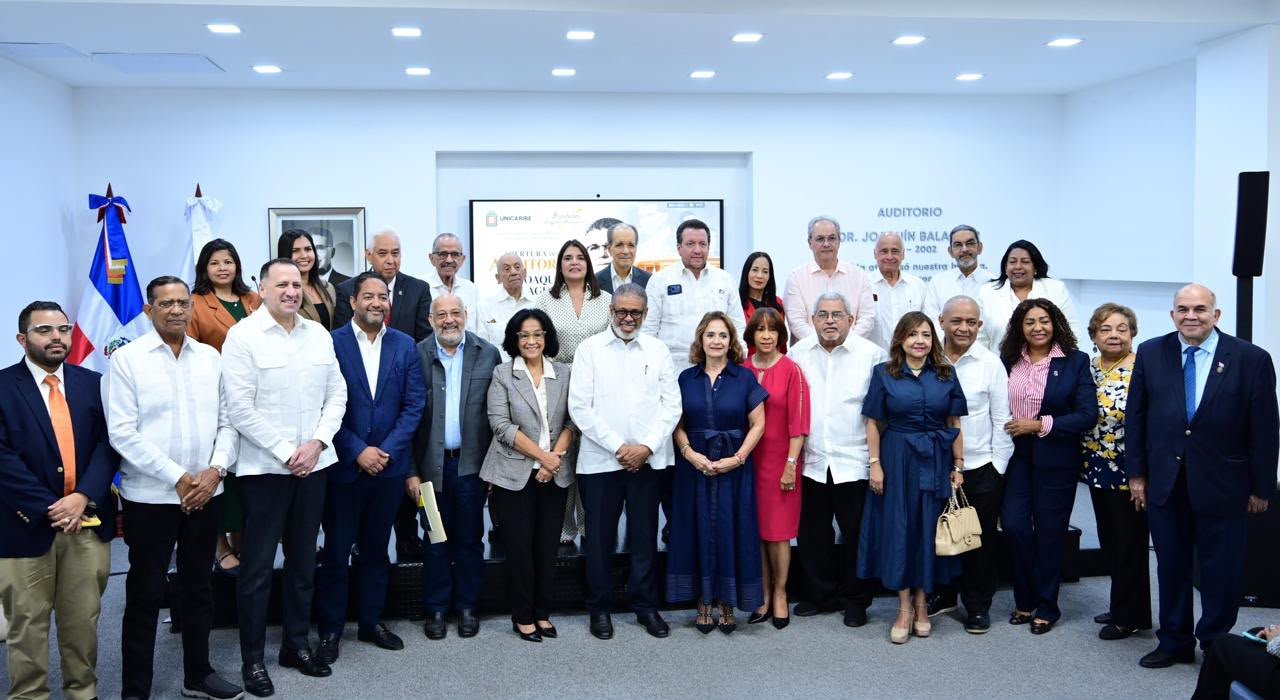
#> input picture muestras/unicaribe/foto-original.jpg, 1280 x 700 px
$ python generar_muestra.py
#> lines starting #> are read from the running program, lines starting #| are printed output that depends on the picture
from pathlib import Path
import subprocess,sys
from PIL import Image
ROOT=Path(__file__).resolve().parents[2]
HERE=Path(__file__).resolve().parent
TITLE='UNICARIBE inaugura Auditorio Dr. Joaqu\u00edn Balaguer: Reconoce su legado y contribuci\u00f3n al nacimiento de la universidad'
photo=Image.open(HERE/'foto-original.jpg').convert('RGB')
#> photo is the input picture: PIL image 1280x700 RGB; mean R, G, B 125.6, 136.1, 153.6
photo=photo.resize((1080,round(photo.height*1080/photo.width)),Image.Resampling.LANCZOS)
#> photo: PIL image 1080x591 RGB
canvas=Image.new('RGB',(1080,1350),(14,30,48))
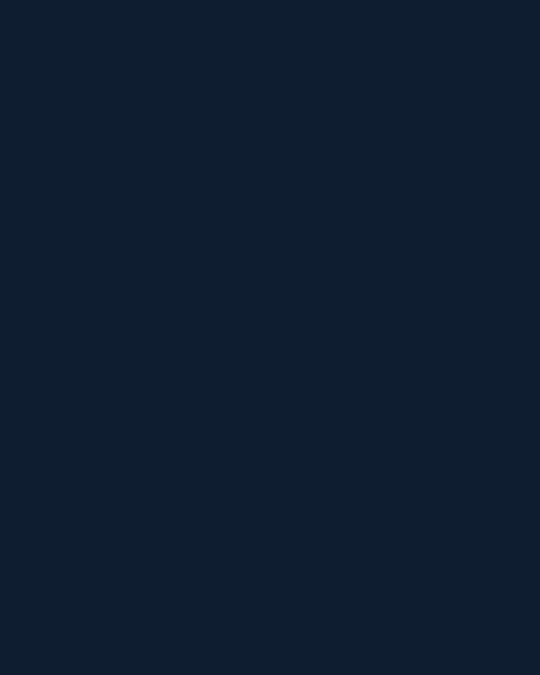
#> canvas: PIL image 1080x1350 RGB (shown at 1/2 size); mean R, G, B 14, 30, 48
canvas.paste(photo,(0,0))
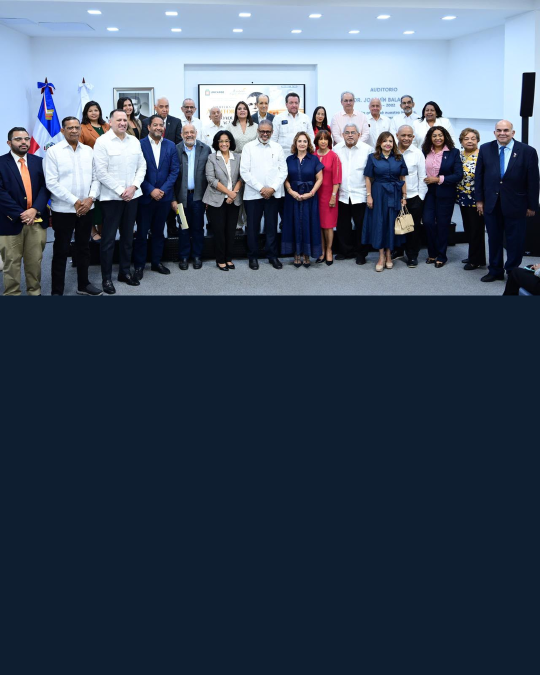
#> canvas: PIL image 1080x1350 RGB (shown at 1/2 size); mean R, G, B 62.8, 76.5, 94.2
canvas.save(HERE/'base-encuadrada.png')
subprocess.run([sys.executable,str(ROOT/'degradado_hola.py'),str(HERE/'base-encuadrada.png'),str(HERE/'titular-acortado.png'),
'--text',TITLE,'--out-size','1080x1350','--fade-start','0.34','--solid-start','0.437',
'--top-color','14,30,48','--blue','16,47,84','--bottom-color','18,65,126',
'--text-top','0.44','--text-bottom','0.98','--text-start-font','0.12','--text-x-scale','0.65',
'--text-max-width','0.94','--text-line-spacing','0.88','--text-stroke','4','--text-tracking=-0.015'],check=True)
#> (this line was passed over: subprocess is not available in this run)
(HERE/'fuente.txt').write_text('Articulo: https://laverdadrd.com.do/unicaribe-inaugura-auditorio-dr-joaquin-balaguer-reconoce-su-legado-y-contribucion-al-nacimiento-de-la-universidad/\nTitular original: '+TITLE+'\nFoto completa de grupo; degradado adaptado a la altura de la fotografia.\n',encoding='utf-8')
